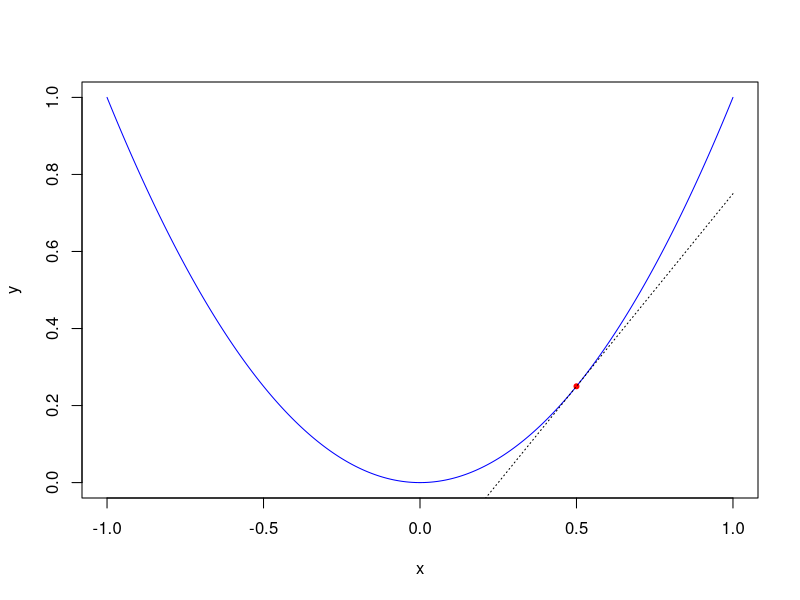

R code for this plot:
x <- seq(-1,1,length.out = 1000)
y <- x^2
tangent <- 0.5
tangent_slope <- 2 * tangent
y0 <- tangent ^2
tangent_line <- tangent_slope * (x-tangent) + y0
plot(x,y,type="l",col="blue")
points(tangent,y0,col="red",pch=20)
lines(x,tangent_line,lty=3)
